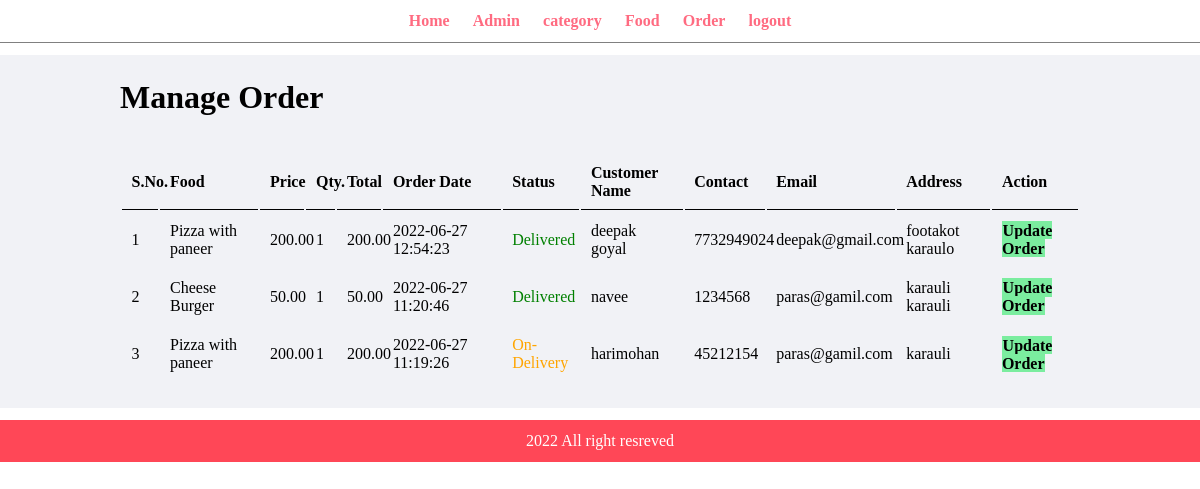
/admin/Manage_order.php (signed in), run on the app's committed database.
### tables this page shows
CREATE TABLE `tbl_order` (
  `id` int(10) UNSIGNED NOT NULL,
  `food` varchar(150) NOT NULL,
  `price` decimal(10,2) NOT NULL,
  `qty` int(11) NOT NULL,
  `total` decimal(10,2) NOT NULL,
  `order_date` datetime NOT NULL,
  `status` varchar(50) NOT NULL,
  `customer_name` varchar(150) NOT NULL,
  `customer_contact` varchar(20) NOT NULL,
  `customer_email` varchar(150) NOT NULL,
  `customer_address` varchar(255) NOT NULL
);

### admin/Manage_order.php (the view, shortened to what this page needs)
<?php include('partial/header.php'); ?>
    <div class="main-section">
        <div class="wraper">
            <h1>Manage Order</h1>
            <br><br>
        <table class="mytbl">
            <tr>
                <th>S.No.</th>
                <th>Food</th>
                <th>Price</th>
                <th>Qty.</th>
                <th>Total</th>
                <th>Order Date</th>
                <th>Status</th>
                <th>Customer Name</th>
                <th> Contact</th>
                <th> Email</th>
                <th> Address</th>
                <th>Action</th>
            </tr>
            <?php
            $sql="SELECT * FROM tbl_order ORDER BY id DESC";
            $res=mysqli_query($con,$sql);
            $count=mysqli_num_rows($res);
            $sn=1;
            if($count>0)
            {
                while($row=mysqli_fetch_assoc($res))
                {
                    $id=$row['id'];
                    $food=$row['food'];
                    $price=$row['price'];
                    $qty=$row['qty'];
                    $total=$row['total'];
                    $order_date=$row['order_date'];
                    $status=$row['status'];
                    $customer_name=$row['customer_name'];
                    $customer_contact=$row['customer_contact'];
                    $customer_email=$row['customer_email'];
                    $customer_address=$row['customer_address'];
                    ?>
                     <tr>
                        <td><?php echo $sn++;?></td>
                        <td><?php echo $food;?></td>
                        <td><?php echo $price;?></td>
                        <td><?php echo $qty;?></td>
                        <td><?php echo $total;?></td>
                        <td><?php echo $order_date;?></td>
                        <td>
                            <?php
                            if($status=="Ordered")
                            {
                                echo "<label>$status</label>";
                            }
                            elseif($status=="On-Delivery")
                            {
                                echo "<label style='color:orange;'>$status</label>";
                            }
                            elseif($status=='Delivered')
                            {
                                echo "<label style='color:green;'>$status</label>";
                            }
                            elseif($status=='Cancelled')
                            {
                                echo "<label style='color:red;'>$status</label>";
                            }
                            ?>
                        </td>
                        <td><?php echo $customer_name;?></td>
                        <td><?php echo $customer_contact;?></td>
                        <td><?php echo $customer_email;?></td>
                        <td><?php echo $customer_address;?></td>
                        <td>
                        <a href="<?php echo SITEURL;?>admin/update-order.php?id=<?php echo $id;?>" class="btn-Secondary"> Update Order</a>
                        </td>
                    </tr>
                    <?php
                }
            }
            else
            {
                echo "<tr><td colspan='12' class='error'>Orders not available</td></tr>";
            }
            ?>
                   </table>
    </div>
</div>
<?php include('Partial/footer.php'); ?>

### css/admin1.css (style rules this page uses)
* { margin: 0; padding: 0; }
.wraper { padding: 1%; width: 80%; margin: 0 auto; }
.main-section { margin: 1% 0; padding: 1% 0; background-color: #f1f2f6; }
.mytbl { width: 100%; }
table tr th { border-bottom: 1px solid #000; padding:1%; text-align:left; }
table tr td { padding:1%; }
.btn-Secondary { background-color: #7bed9f; padding:1%; color:black; text-decoration:none; font-weight:bold; }

### data on the page
tbl_order: food "Pizza with paneer", price "200.00", qty "1", total "200.00", order_date "2022-06-27 12:54:23", status "Delivered", customer_name "deepak goyal", customer_contact "7732949024", customer_email "deepak@gmail.com", customer_address "footakot karaulo"
tbl_order: food "Cheese Burger", price "50.00", qty "1", total "50.00", order_date "2022-06-27 11:20:46", status "Delivered", customer_name "navee", customer_contact "1234568", customer_email "paras@gamil.com", customer_address "karauli karauli"
tbl_order: food "Pizza with paneer", price "200.00", qty "1", total "200.00", order_date "2022-06-27 11:19:26", status "On-Delivery", customer_name "harimohan", customer_contact "45212154", customer_email "paras@gamil.com", customer_address "karauli"
